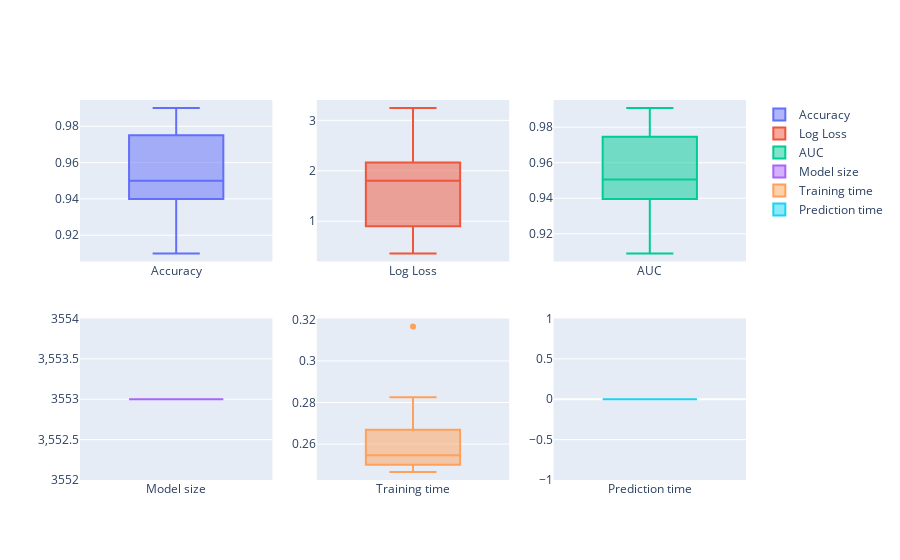

Source (notebook cell):
### Code cell
import plotly.graph_objects as px
from plotly.subplots import make_subplots

#fig = make_subplots(rows=2, cols=3,specs=[[{"type": "box"}, {"type": "box"}, {"type": "box"}], [{"type": "box"}, {"type": "box"}, {"type": "box"}]])

fig = make_subplots(rows=2,cols=3)

fig.add_box(y=metrics['Accuracy'], name='Accuracy',
              row=1, col=1)
fig.add_box(y=metrics['Log Loss'], name='Log Loss',
              row=1, col=2)
fig.add_box(y=metrics['AUC'], name='AUC',
              row=1, col=3)
fig.add_box(y=metrics['Model size'], name='Model size',
              row=2, col=1)
fig.add_box(y=metrics['Training time'], name='Training time',
              row=2, col=2)
fig.add_box(y=metrics['Prediction time'], name='Prediction time',
              row=2, col=3)

fig.show()

### Figure 1 — Plotly figure (JSON) as saved in the notebook; plotly's stock layout.template omitted (floating-point values rounded to 4 significant figures)
{"data": [{"name": "Accuracy", "type": "box", "xaxis": "x", "y": [0.98, 0.94, 0.95, 0.98, 0.98, 0.98, 0.96, 0.95, 0.94, 0.91, 0.97, 0.97, 0.95, 0.94, 0.94, 0.99, 0.94, 0.95, 0.94, 0.96], "yaxis": "y"}, {"name": "Log Loss", "type": "box", "xaxis": "x2", "y": [0.7209, 2.163, 1.802, 0.7209, 0.7209, 0.7209, 1.442, 1.802, 2.163, 3.244, 1.081, 1.081, 1.802, 2.163, 2.163, 0.3604, 2.163, 1.802, 2.163, 1.442], "yaxis": "y2"}, {"name": "AUC", "type": "box", "xaxis": "x3", "y": [0.9825, 0.9369, 0.9494, 0.98, 0.9795, 0.9811, 0.96, 0.9505, 0.9417, 0.909, 0.9698, 0.9693, 0.9498, 0.9367, 0.9404, 0.9907, 0.9383, 0.9506, 0.9388, 0.9599], "yaxis": "y3"}, {"name": "Model size", "type": "box", "xaxis": "x4", "y": [3553, 3553, 3553, 3553, 3553, 3553, 3553, 3553, 3553, 3553, 3553, 3553, 3553, 3553, 3553, 3553, 3553, 3553, 3553, 3553], "yaxis": "y4"}, {"name": "Training time", "type": "box", "xaxis": "x5", "y": [0.2573, 0.2503, 0.2507, 0.252, 0.2466, 0.2659, 0.2506, 0.2825, 0.2672, 0.3165, 0.2754, 0.2748, 0.2648, 0.2489, 0.2499, 0.2666, 0.25, 0.2502, 0.2666, 0.2499], "yaxis": "y5"}, {"name": "Prediction time", "type": "box", "xaxis": "x6", "y": [0, 0, 0, 0, 0, 0, 0, 0, 0, 0, 0, 0, 0, 0, 0, 0, 0, 0, 0, 0], "yaxis": "y6"}], "layout": {"xaxis": {"anchor": "y", "domain": [0, 0.2889]}, "xaxis2": {"anchor": "y2", "domain": [0.3556, 0.6444]}, "xaxis3": {"anchor": "y3", "domain": [0.7111, 1]}, "xaxis4": {"anchor": "y4", "domain": [0, 0.2889]}, "xaxis5": {"anchor": "y5", "domain": [0.3556, 0.6444]}, "xaxis6": {"anchor": "y6", "domain": [0.7111, 1]}, "yaxis": {"anchor": "x", "domain": [0.575, 1]}, "yaxis2": {"anchor": "x2", "domain": [0.575, 1]}, "yaxis3": {"anchor": "x3", "domain": [0.575, 1]}, "yaxis4": {"anchor": "x4", "domain": [0, 0.425]}, "yaxis5": {"anchor": "x5", "domain": [0, 0.425]}, "yaxis6": {"anchor": "x6", "domain": [0, 0.425]}}}
